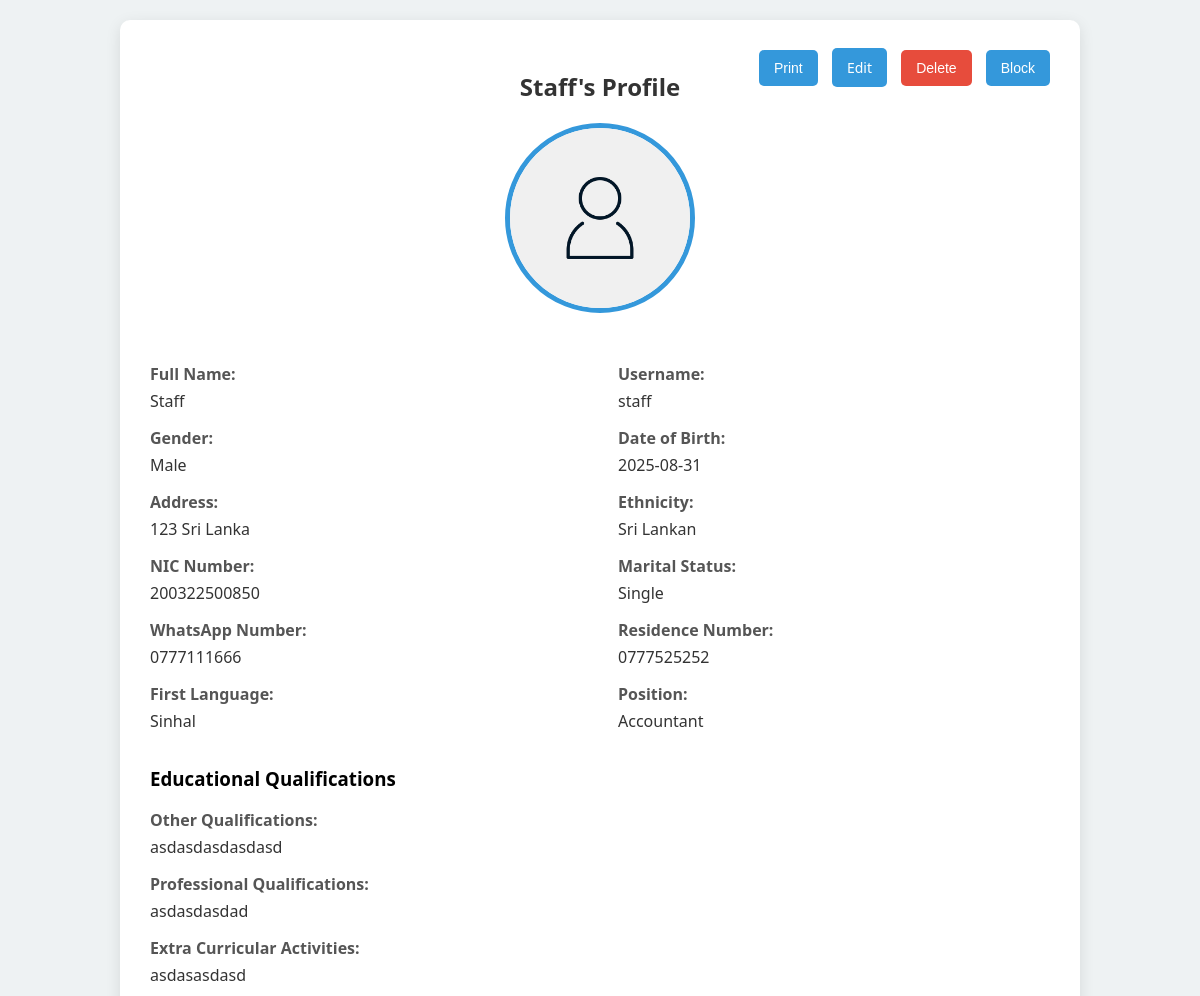
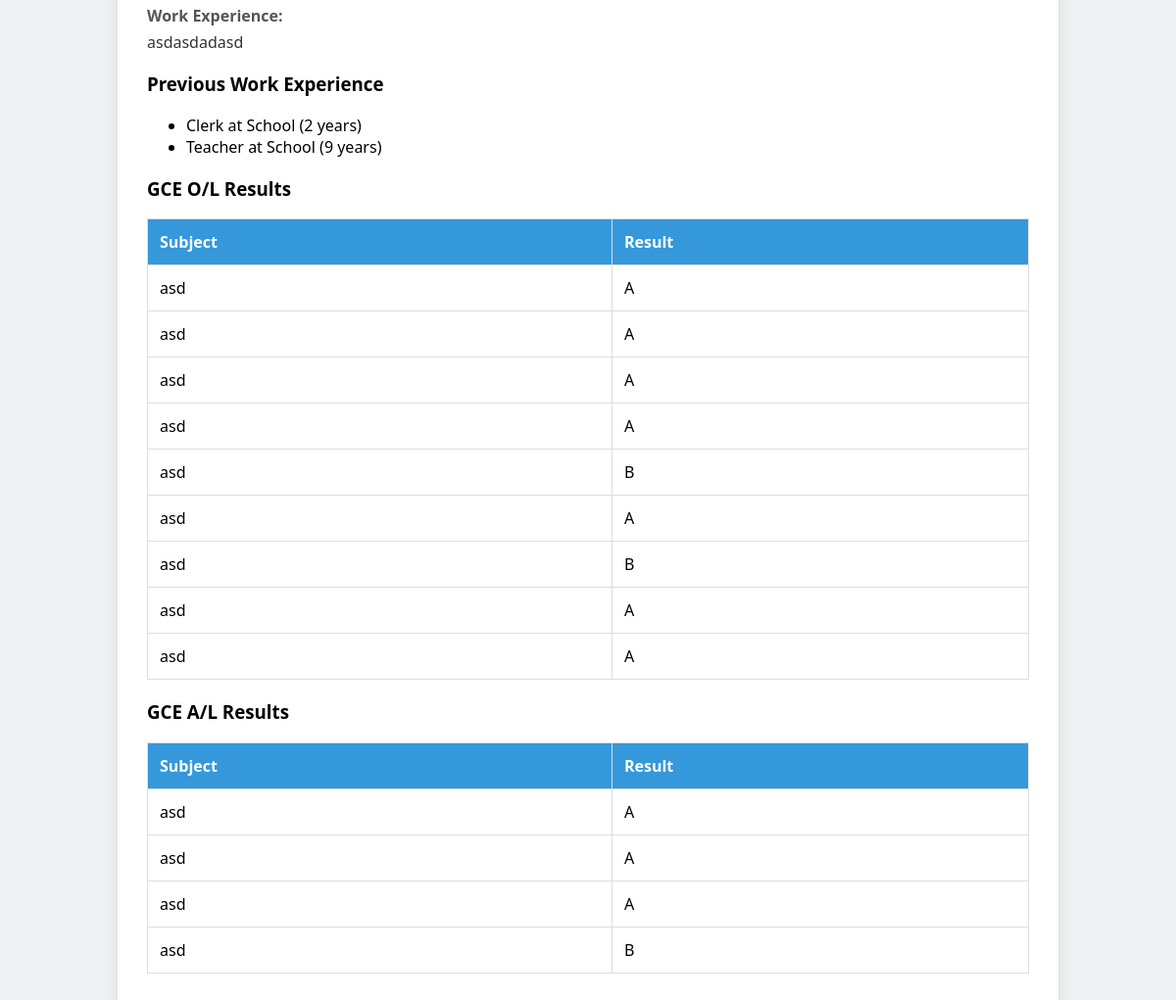
Page /staff_profile.php?username=staff (signed in) on the committed database (2 pictures, top to bottom).
### tables this page shows
CREATE TABLE `staff` (
  `id` int(11) NOT NULL,
  `username` varchar(50) DEFAULT NULL,
  `full_name` varchar(255) NOT NULL,
  `gender` enum('Male','Female') NOT NULL,
  `date_of_birth` date NOT NULL,
  `postal_address` text NOT NULL,
  `ethnicity` varchar(255) DEFAULT NULL,
  `nic_number` varchar(50) NOT NULL,
  `marital_status` enum('Single','Married') NOT NULL,
  `whatsapp_number` varchar(15) DEFAULT NULL,
  `residence_number` varchar(15) DEFAULT NULL,
  `first_language` varchar(50) DEFAULT NULL,
  `profile_image` varchar(255) DEFAULT NULL,
  `position` varchar(255) DEFAULT NULL
);

CREATE TABLE `user` (
  `username` varchar(50) NOT NULL,
  `role` enum('Teacher','NoClass_Teacher','Staff') NOT NULL,
  `password` varchar(255) NOT NULL,
  `active` tinyint(1) DEFAULT 1
);

CREATE TABLE `educational_details` (
  `id` int(11) NOT NULL,
  `username` varchar(50) DEFAULT NULL,
  `other_educational_qualification` text DEFAULT NULL,
  `professional_qualification` text DEFAULT NULL,
  `extra_curricular_activities` text DEFAULT NULL,
  `work_experience` text DEFAULT NULL
);

CREATE TABLE `previous_info` (
  `id` int(11) NOT NULL,
  `username` varchar(50) DEFAULT NULL,
  `previous_role` varchar(255) DEFAULT NULL,
  `previous_company` varchar(255) DEFAULT NULL,
  `years_experience` int(11) DEFAULT NULL
);

CREATE TABLE `ol_result_staff` (
  `id` int(11) NOT NULL,
  `username` varchar(50) DEFAULT NULL,
  `subject_name` varchar(100) DEFAULT NULL,
  `result` enum('A','B','C','S','W') NOT NULL,
  `index_number` varchar(50) NOT NULL,
  `year` int(11) NOT NULL
);

CREATE TABLE `al_result_staff` (
  `id` int(11) NOT NULL,
  `username` varchar(50) DEFAULT NULL,
  `subject_name` varchar(100) DEFAULT NULL,
  `result` enum('A','B','C','S','W') NOT NULL,
  `index_number` varchar(50) NOT NULL,
  `year` int(11) NOT NULL
);

### staff_profile.php (the view, shortened to what this page needs)
<?php
require_once 'database_connection.php';
$username_filter = isset($_GET['username']) ? $_GET['username'] : '';
$query = "
    SELECT staff.*, user.*, educational_details.other_educational_qualification, educational_details.professional_qualification,
           educational_details.extra_curricular_activities, educational_details.work_experience, staff.position
    FROM staff
    LEFT JOIN user ON staff.username = user.username
    LEFT JOIN educational_details ON staff.username = educational_details.username
    WHERE staff.username = ?";
$stmt = $conn->prepare($query);
$stmt->bind_param("s", $username_filter);
$stmt->execute();
$user_result = $stmt->get_result();
$user_details = $user_result->fetch_assoc();
$experience_query = "SELECT * FROM previous_info WHERE username = ?";
$exp_stmt = $conn->prepare($experience_query);
$exp_stmt->bind_param("s", $username_filter);
$exp_stmt->execute();
$previous_info = $exp_stmt->get_result()->fetch_all(MYSQLI_ASSOC);
$ol_query = "SELECT * FROM ol_result_staff WHERE username = ?";
$ol_stmt = $conn->prepare($ol_query);
$ol_stmt->bind_param("s", $username_filter);
$ol_stmt->execute();
$ol_results = $ol_stmt->get_result()->fetch_all(MYSQLI_ASSOC);
$al_query = "SELECT * FROM al_result_staff WHERE username = ?";
$al_stmt = $conn->prepare($al_query);
$al_stmt->bind_param("s", $username_filter);
$al_stmt->execute();
$al_results = $al_stmt->get_result()->fetch_all(MYSQLI_ASSOC);
?>
<!DOCTYPE html>
<html lang="en">
<head>
</head>
<body>
    <div class="container">
        <div class="buttons no-print">
            <button onclick="window.print()">Print</button>
            <a href="./edit_staff_profile.php?username=<?php echo urlencode($username_filter); ?>">Edit</a>
            <form method="POST" onsubmit="return confirm('Are you sure you want to delete this profile?');" style="display: inline;">
                <button type="submit" name="delete" class="delete-btn">Delete</button>
            </form>
            <?php if ($user_details['active'] == 1): ?>
                <button onclick="openBlockModal('<?php echo htmlspecialchars($username_filter); ?>')" class="block-btn">Block</button>
            <?php endif; ?>
        </div>
        <?php if ($user_details): ?>
            <h2><?php echo htmlspecialchars($user_details['full_name']); ?>'s Profile</h2>
            <div class="profile-header">
                <?php
                $profile_image_path = 'uploads/' . htmlspecialchars($user_details['profile_image']);
                if (!empty($user_details['profile_image']) && file_exists($profile_image_path)): ?>
                    <img class="profile-image" src="<?php echo $profile_image_path; ?>" alt="Profile Image">
                <?php else: ?>
                    <img class="profile-image" src="./Resources/default_profile.png" alt="No Image">
                <?php endif; ?>
            </div>
            <div class="details">
                <div class="detail-item"><label>Full Name:</label><span><?php echo htmlspecialchars($user_details['full_name']); ?></span></div>
                <div class="detail-item"><label>Username:</label><span><?php echo htmlspecialchars($user_details['username']); ?></span></div>
                <div class="detail-item"><label>Gender:</label><span><?php echo htmlspecialchars($user_details['gender']); ?></span></div>
                <div class="detail-item"><label>Date of Birth:</label><span><?php echo htmlspecialchars($user_details['date_of_birth']); ?></span></div>
                <div class="detail-item"><label>Address:</label><span><?php echo htmlspecialchars($user_details['postal_address']); ?></span></div>
                <div class="detail-item"><label>Ethnicity:</label><span><?php echo htmlspecialchars($user_details['ethnicity']); ?></span></div>
                <div class="detail-item"><label>NIC Number:</label><span><?php echo htmlspecialchars($user_details['nic_number']); ?></span></div>
                <div class="detail-item"><label>Marital Status:</label><span><?php echo htmlspecialchars($user_details['marital_status']); ?></span></div>
                <div class="detail-item"><label>WhatsApp Number:</label><span><?php echo htmlspecialchars($user_details['whatsapp_number']); ?></span></div>
                <div class="detail-item"><label>Residence Number:</label><span><?php echo htmlspecialchars($user_details['residence_number']); ?></span></div>
                <div class="detail-item"><label>First Language:</label><span><?php echo htmlspecialchars($user_details['first_language']); ?></span></div>
                <div class="detail-item"><label>Position:</label><span><?php echo htmlspecialchars($user_details['position']); ?></span></div>
            </div>
            <h3>Educational Qualifications</h3>
            <div class="detail-item"><label>Other Qualifications:</label><span><?php echo htmlspecialchars($user_details['other_educational_qualification'] ?? 'N/A'); ?></span></div>
            <div class="detail-item"><label>Professional Qualifications:</label><span><?php echo htmlspecialchars($user_details['professional_qualification'] ?? 'N/A'); ?></span></div>
            <div class="detail-item"><label>Extra Curricular Activities:</label><span><?php echo htmlspecialchars($user_details['extra_curricular_activities'] ?? 'N/A'); ?></span></div>
            <div class="detail-item"><label>Work Experience:</label><span><?php echo htmlspecialchars($user_details['work_experience'] ?? 'N/A'); ?></span></div>
            <h3>Previous Work Experience</h3>
            <?php if ($previous_info): ?>
                <ul>
                    <?php foreach ($previous_info as $info): ?>
                        <li><?php echo htmlspecialchars($info['previous_role']); ?> at <?php echo htmlspecialchars($info['previous_company']); ?> (<?php echo htmlspecialchars($info['years_experience']); ?> years)</li>
                    <?php endforeach; ?>
                </ul>
            <?php else: ?>
                <p>No Previous Experience Found</p>
            <?php endif; ?>
            <h3>GCE O/L Results</h3>
            <?php if ($ol_results): ?>
                <table><thead><tr><th>Subject</th><th>Result</th></tr></thead><tbody>
                    <?php foreach ($ol_results as $ol): ?>
                        <tr><td><?php echo htmlspecialchars($ol['subject_name']); ?></td><td><?php echo htmlspecialchars($ol['result']); ?></td></tr>
                    <?php endforeach; ?>
                </tbody></table>
            <?php else: ?>
                <p>No O/L Results Found</p>
            <?php endif; ?>
            <h3>GCE A/L Results</h3>
            <?php if ($al_results): ?>
                <table><thead><tr><th>Subject</th><th>Result</th></tr></thead><tbody>
                    <?php foreach ($al_results as $al): ?>
                        <tr><td><?php echo htmlspecialchars($al['subject_name']); ?></td><td><?php echo htmlspecialchars($al['result']); ?></td></tr>
                    <?php endforeach; ?>
                </tbody></table>
            <?php else: ?>
                <p>No A/L Results Found</p>
            <?php endif; ?>
        <?php else: ?>
            <p>Staff profile not found.</p>
        <?php endif; ?>
</body>
</html>

### staff_profile.php (style rules this page uses)
body { font-family: 'Segoe UI', Tahoma, Geneva, Verdana, sans-serif; background-color: #eef2f3; margin: 0; padding: 20px; }
.container { max-width: 900px; margin: auto; background: #fff; border-radius: 10px; padding: 30px; box-shadow: 0 4px 15px rgba(0,0,0,0.1); position: relative; }
h2 { text-align: center; margin-bottom: 20px; color: #333; }
.profile-header { text-align: center; margin-bottom: 30px; }
.profile-image { width: 180px; height: 180px; object-fit: cover; border-radius: 50%; border: 5px solid #3498db; margin-bottom: 15px; }
.details { display: flex; flex-wrap: wrap; justify-content: space-between; }
.detail-item { width: 48%; margin-bottom: 15px; }
.detail-item label { font-weight: bold; color: #555; }
.detail-item span { display: block; margin-top: 5px; color: #333; }
table { width: 100%; border-collapse: collapse; margin-bottom: 20px; }
table th, table td { border: 1px solid #ddd; padding: 12px; text-align: left; }
table th { background-color: #3498db; color: #fff; }
.buttons { position: absolute; top: 30px; right: 30px; }
.buttons button, .buttons a { background-color: #3498db; color: #fff; border: none; padding: 10px 15px; margin-left: 10px; border-radius: 5px; cursor: pointer; text-decoration: none; font-size: 14px; }
.buttons .delete-btn { background-color: #e74c3c; }
.block-btn { background-color: #f39c12; color: white; border: none; padding: 10px 15px; border-radius: 5px; cursor: pointer; font-size: 14px; transition: background-color 0.3s; }

### rows in the picture
staff: full_name "Staff", username.username "staff", gender "Male", date_of_birth "2025-08-31", postal_address "123 Sri Lanka", ethnicity "Sri Lankan", nic_number "200322500850", marital_status "Single", whatsapp_number "0777111666", residence_number "0777525252", first_language "Sinhal", position "Accountant", educational_details.other_educational_qualification "asdasdasdasdasd", educational_details.professional_qualification "asdasdasdad", educational_details.extra_curricular_activities "asdasasdasd", educational_details.work_experience "asdasdadasd"
previous_info: previous_role "Clerk", previous_company "School", years_experience "2"
previous_info: previous_role "Teacher", previous_company "School", years_experience "9"
ol_result_staff: subject_name "asd", result "A"
ol_result_staff: subject_name "asd", result "A"
ol_result_staff: subject_name "asd", result "A"
ol_result_staff: subject_name "asd", result "A"
ol_result_staff: subject_name "asd", result "B"
ol_result_staff: subject_name "asd", result "A"
ol_result_staff: subject_name "asd", result "B"
ol_result_staff: subject_name "asd", result "A"
ol_result_staff: subject_name "asd", result "A"
al_result_staff: subject_name "asd", result "A"
al_result_staff: subject_name "asd", result "A"
al_result_staff: subject_name "asd", result "A"
al_result_staff: subject_name "asd", result "B"
